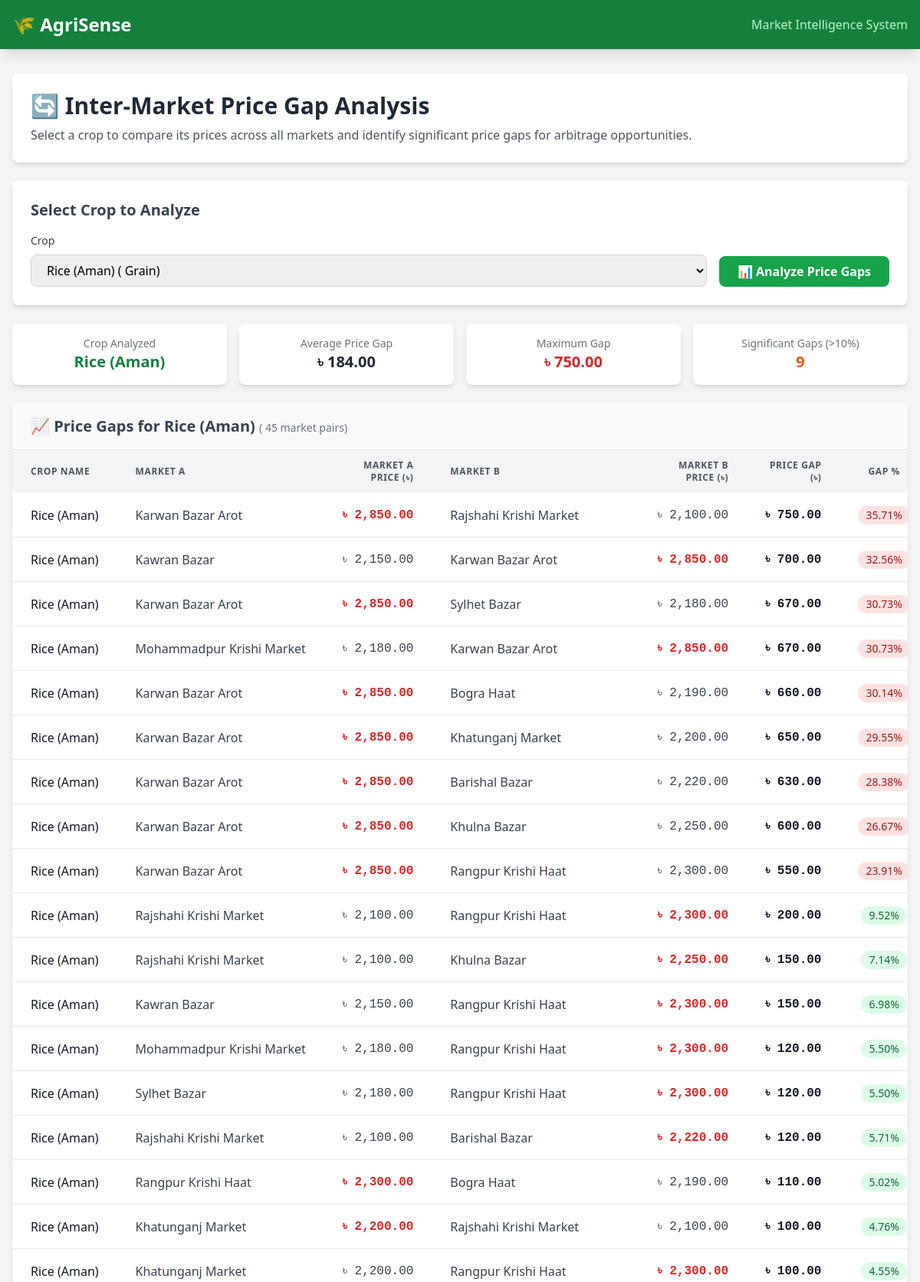
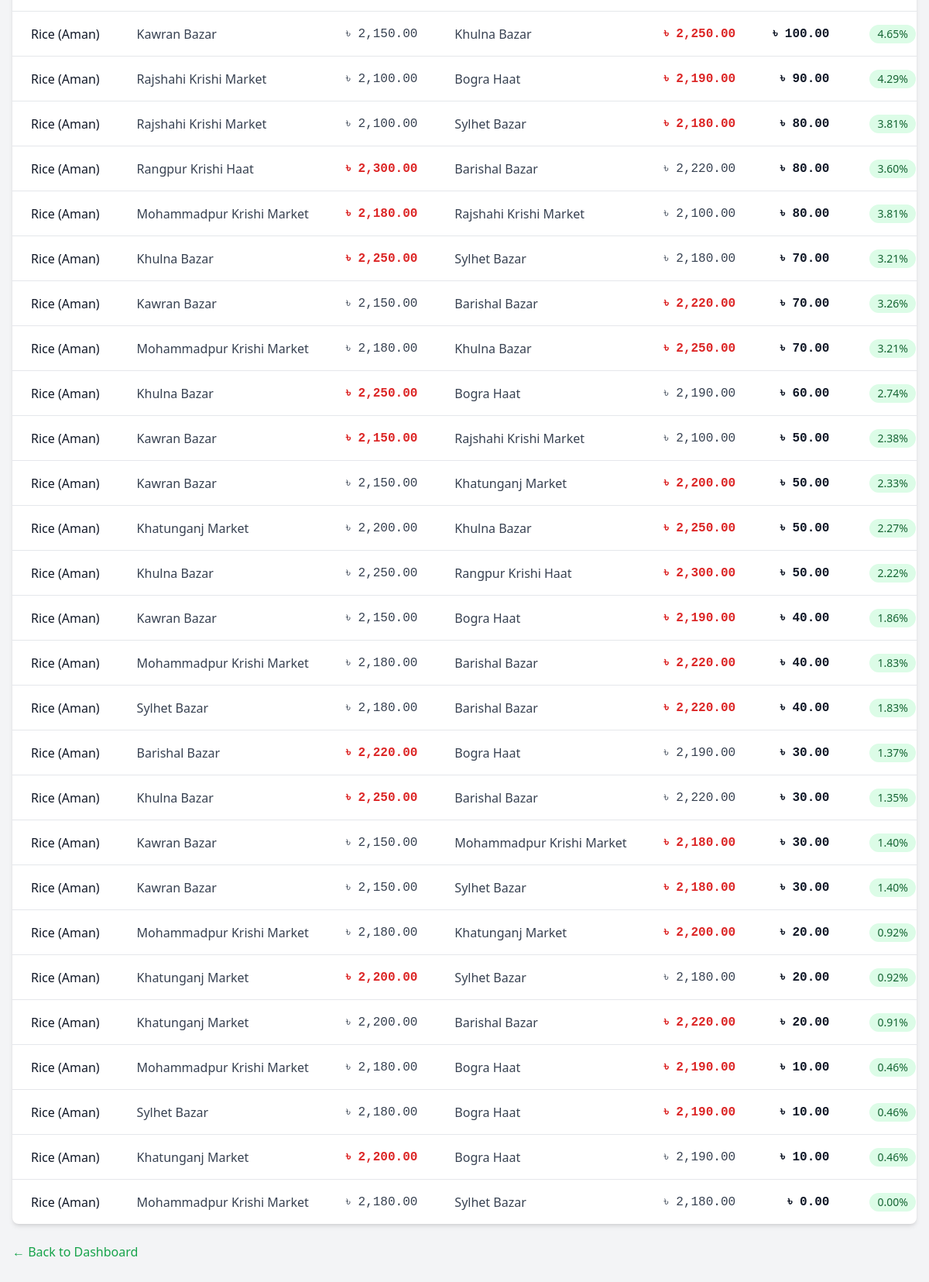
Page /pages/market_price_gap.php?crop_id=1 (signed in) on the committed database (2 pictures, top to bottom).
### tables this page shows
CREATE TABLE IF NOT EXISTS crops (
    crop_id INT PRIMARY KEY AUTO_INCREMENT,
    crop_name VARCHAR(100) NOT NULL,
    category ENUM('grain', 'vegetable', 'fruit', 'pulse', 'oilseed', 'spice') NOT NULL,
    unit VARCHAR(20) DEFAULT 'kg',
    created_at TIMESTAMP DEFAULT CURRENT_TIMESTAMP
);

CREATE TABLE IF NOT EXISTS market_prices (
    price_id INT PRIMARY KEY AUTO_INCREMENT,
    crop_id INT NOT NULL,
    market_id INT NOT NULL,
    current_price DECIMAL(10,2) NOT NULL,
    min_price DECIMAL(10,2),
    max_price DECIMAL(10,2),
    price_date DATE NOT NULL,
    updated_at TIMESTAMP DEFAULT CURRENT_TIMESTAMP,
    FOREIGN KEY (crop_id) REFERENCES crops(crop_id),
    FOREIGN KEY (market_id) REFERENCES markets(market_id)
);

CREATE TABLE IF NOT EXISTS markets (
    market_id INT PRIMARY KEY AUTO_INCREMENT,
    market_name VARCHAR(150) NOT NULL,
    region_id INT NOT NULL,
    location VARCHAR(200),
    market_type ENUM('wholesale', 'retail', 'both') DEFAULT 'wholesale',
    created_at TIMESTAMP DEFAULT CURRENT_TIMESTAMP,
    FOREIGN KEY (region_id) REFERENCES regions(region_id)
);

### db/connection.php (called while the page is built, shortened)
<?php
function getConnection() {
    try {
        $dsn = "mysql:host=" . DB_HOST . ";dbname=" . DB_NAME . ";charset=utf8mb4";
        $options = [
            PDO::ATTR_ERRMODE            => PDO::ERRMODE_EXCEPTION,
            PDO::ATTR_DEFAULT_FETCH_MODE => PDO::FETCH_ASSOC,
            PDO::ATTR_EMULATE_PREPARES   => false,
        ];
        $pdo = new PDO($dsn, DB_USER, DB_PASS, $options);
        return $pdo;
    } catch (PDOException $e) {
        error_log("Database Connection Error: " . $e->getMessage());
        return null;
    }
}
function executeQuery($sql, $params = []) {
    $pdo = getConnection();
    try {
        $stmt = $pdo->prepare($sql);
        $stmt->execute($params);
        return $stmt->fetchAll();
    } catch (PDOException $e) {
        error_log("Query Error: " . $e->getMessage());
        return false;
    }
}
function getAllCrops() {
    $sql = "SELECT crop_id, crop_name, category FROM crops ORDER BY crop_name";
    return executeQuery($sql);
}
?>

### pages/market_price_gap.php (the view, shortened to what this page needs)
<?php
require_once __DIR__ . '/../db/connection.php';
$results = [];
$selectedCrop = null;
$cropName = '';
$crops = getAllCrops();
if ($_SERVER['REQUEST_METHOD'] === 'POST' || isset($_GET['crop_id'])) {
    $selectedCrop = isset($_POST['crop_id']) ? (int) $_POST['crop_id'] :
        (isset($_GET['crop_id']) ? (int) $_GET['crop_id'] : null);
    if ($selectedCrop) {
        $sql = "
            SELECT
                c.crop_name,
                ma.market_name AS market_a_name,
                mp_a.current_price AS market_a_price,
                mb.market_name AS market_b_name,
                mp_b.current_price AS market_b_price,
                ABS(mp_a.current_price - mp_b.current_price) AS price_gap,
                ROUND(
                    (ABS(mp_a.current_price - mp_b.current_price) /
                     LEAST(mp_a.current_price, mp_b.current_price)) * 100,
                    2
                ) AS gap_percentage,
                CASE
                    WHEN mp_a.current_price > mp_b.current_price THEN 'Market A Higher'
                    WHEN mp_a.current_price < mp_b.current_price THEN 'Market B Higher'
                    ELSE 'Equal'
                END AS price_comparison
            FROM
                market_prices mp_a
                JOIN market_prices mp_b
                    ON mp_a.crop_id = mp_b.crop_id
                    AND mp_a.market_id < mp_b.market_id
                JOIN crops c ON mp_a.crop_id = c.crop_id
                JOIN markets ma ON mp_a.market_id = ma.market_id
                JOIN markets mb ON mp_b.market_id = mb.market_id
            WHERE
                mp_a.crop_id = :crop_id
            ORDER BY
                ABS(mp_a.current_price - mp_b.current_price) DESC
        ";
        $pdo = getConnection();
        if ($pdo) {
            try {
                $stmt = $pdo->prepare($sql);
                $stmt->execute(['crop_id' => $selectedCrop]);
                $results = $stmt->fetchAll();
                $cropStmt = $pdo->prepare("SELECT crop_name FROM crops WHERE crop_id = :crop_id");
                $cropStmt->execute(['crop_id' => $selectedCrop]);
                $cropData = $cropStmt->fetch();
                $cropName = $cropData ? $cropData['crop_name'] : '';
            } catch (PDOException $e) {
                $error = "Query Error: " . $e->getMessage();
            }
        } else {
            $error = "Database connection failed. Please check your configuration.";
        }
    } else {
        $error = "Please select a crop to analyze.";
    }
}
?>
<!DOCTYPE html>
<html lang="en">
<head>
    <script src="https://cdn.tailwindcss.com"></script>
</head>
<body class="bg-gray-100 min-h-screen">
    <nav class="bg-green-700 text-white shadow-lg">
        <div class="max-w-7xl mx-auto px-4 py-4">
            <div class="flex justify-between items-center">
                <a href="../index.php" class="text-2xl font-bold">🌾 AgriSense</a>
                <span class="text-green-200">Market Intelligence System</span>
            </div>
        </div>
    </nav>
    <main class="max-w-7xl mx-auto px-4 py-8">
        <div class="bg-white rounded-lg shadow-md p-6 mb-6">
            <h1 class="text-3xl font-bold text-gray-800 mb-2">🔄 Inter-Market Price Gap Analysis</h1>
            <p class="text-gray-600">
                Select a crop to compare its prices across all markets and identify
                significant price gaps for arbitrage opportunities.
            </p>
        </div>
        <div class="bg-white rounded-lg shadow-md p-6 mb-6">
            <h2 class="text-xl font-semibold text-gray-700 mb-4">Select Crop to Analyze</h2>
            <form method="POST" class="flex flex-wrap items-end gap-4">
                <div class="flex-1 min-w-[250px]">
                    <label for="crop_id" class="block text-sm font-medium text-gray-700 mb-2">
                        Crop
                    </label>
                    <select id="crop_id" name="crop_id" required
                        class="w-full px-4 py-2 border border-gray-300 rounded-lg focus:ring-2 focus:ring-green-500 focus:border-transparent">
                        <?php foreach ($crops as $crop): ?>
                            <option value="<?= $crop['crop_id'] ?>" <?= $selectedCrop == $crop['crop_id'] ? 'selected' : '' ?>>
                                <?= htmlspecialchars($crop['crop_name']) ?> (
                            </option>
                        <?php endforeach; ?>
                    </select>
                </div>
                <button type="submit"
                    class="px-6 py-2 bg-green-600 text-white font-semibold rounded-lg hover:bg-green-700 transition-colors">
                    📊 Analyze Price Gaps
                </button>
            </form>
        </div>
        <?php if (!empty($results)): ?>
            <?php
            $gaps = array_column($results, 'price_gap');
            $percentages = array_column($results, 'gap_percentage');
            $avgGap = count($gaps) > 0 ? array_sum($gaps) / count($gaps) : 0;
            $maxGap = count($gaps) > 0 ? max($gaps) : 0;
            $significantGaps = count(array_filter($percentages, fn($p) => $p > 10));
            ?>
            <div class="grid grid-cols-1 md:grid-cols-4 gap-4 mb-6">
                <div class="bg-white rounded-lg shadow-md p-4 text-center">
                    <p class="text-sm text-gray-500">Crop Analyzed</p>
                    <p class="text-xl font-bold text-green-700">
                        <?= htmlspecialchars($cropName) ?>
                    </p>
                </div>
                <div class="bg-white rounded-lg shadow-md p-4 text-center">
                    <p class="text-sm text-gray-500">Average Price Gap</p>
                    <p class="text-xl font-bold text-gray-800">৳
                        <?= number_format($avgGap, 2) ?>
                    </p>
                </div>
                <div class="bg-white rounded-lg shadow-md p-4 text-center">
                    <p class="text-sm text-gray-500">Maximum Gap</p>
                    <p class="text-xl font-bold text-red-600">৳
                        <?= number_format($maxGap, 2) ?>
                    </p>
                </div>
                <div class="bg-white rounded-lg shadow-md p-4 text-center">
                    <p class="text-sm text-gray-500">Significant Gaps (&gt;10%)</p>
                    <p class="text-xl font-bold text-orange-600">
                        <?= $significantGaps ?>
                    </p>
                </div>
            </div>
            <div class="bg-white rounded-lg shadow-md overflow-hidden">
                <div class="px-6 py-4 bg-gray-50 border-b">
                    <h2 class="text-xl font-semibold text-gray-700">
                        📈 Price Gaps for
                        <?= htmlspecialchars($cropName) ?>
                        <span class="text-sm font-normal text-gray-500">
                            (
                            <?= count($results) ?> market pairs)
                        </span>
                    </h2>
                </div>
                <div class="overflow-x-auto">
                    <table class="w-full">
                        <thead class="bg-gray-100">
                            <tr>
                                <th
                                    class="px-6 py-3 text-left text-xs font-semibold text-gray-600 uppercase tracking-wider">
                                    Crop Name
                                </th>
                                <th
                                    class="px-6 py-3 text-left text-xs font-semibold text-gray-600 uppercase tracking-wider">
                                    Market A
                                </th>
                                <th
                                    class="px-6 py-3 text-right text-xs font-semibold text-gray-600 uppercase tracking-wider">
                                    Market A Price (৳)
                                </th>
                                <th
                                    class="px-6 py-3 text-left text-xs font-semibold text-gray-600 uppercase tracking-wider">
                                    Market B
                                </th>
                                <th
                                    class="px-6 py-3 text-right text-xs font-semibold text-gray-600 uppercase tracking-wider">
                                    Market B Price (৳)
                                </th>
                                <th
                                    class="px-6 py-3 text-right text-xs font-semibold text-gray-600 uppercase tracking-wider">
                                    Price Gap (৳)
                                </th>
                                <th
                                    class="px-6 py-3 text-center text-xs font-semibold text-gray-600 uppercase tracking-wider">
                                    Gap %
                                </th>
                            </tr>
                        </thead>
                        <tbody class="divide-y divide-gray-200">
                            <?php foreach ($results as $row): ?>
                                <tr class="hover:bg-gray-50">
                                    <td class="px-6 py-4 whitespace-nowrap">
                                        <span class="font-medium text-gray-900">
                                            <?= htmlspecialchars($row['crop_name']) ?>
                                        </span>
                                    </td>
                                    <td class="px-6 py-4 whitespace-nowrap text-gray-700">
                                        <?= htmlspecialchars($row['market_a_name']) ?>
                                    </td>
                                    <td
                                        class="px-6 py-4 whitespace-nowrap text-right font-mono <?= $row['price_comparison'] === 'Market A Higher' ? 'text-red-600 font-semibold' : 'text-gray-700' ?>">
                                        ৳
                                        <?= number_format($row['market_a_price'], 2) ?>
                                    </td>
                                    <td class="px-6 py-4 whitespace-nowrap text-gray-700">
                                        <?= htmlspecialchars($row['market_b_name']) ?>
                                    </td>
                                    <td
                                        class="px-6 py-4 whitespace-nowrap text-right font-mono <?= $row['price_comparison'] === 'Market B Higher' ? 'text-red-600 font-semibold' : 'text-gray-700' ?>">
                                        ৳
                                        <?= number_format($row['market_b_price'], 2) ?>
                                    </td>
                                    <td class="px-6 py-4 whitespace-nowrap text-right font-mono text-gray-900 font-semibold">
                                        ৳
                                        <?= number_format($row['price_gap'], 2) ?>
                                    </td>
                                    <td class="px-6 py-4 whitespace-nowrap text-center">
                                        <?php
                                        $gap = $row['gap_percentage'];
                                        $badgeClass = $gap > 20 ? 'bg-red-100 text-red-800' :
                                            ($gap > 10 ? 'bg-yellow-100 text-yellow-800' : 'bg-green-100 text-green-800');
                                        ?>
                                        <span
                                            class="inline-flex items-center px-2.5 py-0.5 rounded-full text-sm font-medium <?= $badgeClass ?>">
                                            <?= $gap ?>%
                                        </span>
                                    </td>
                                </tr>
                            <?php endforeach; ?>
                        </tbody>
                    </table>
                </div>
            </div>
        <?php endif; ?>
        <div class="mt-6">
            <a href="../index.php" class="inline-flex items-center text-green-600 hover:text-green-800">
                ← Back to Dashboard
            </a>
        </div>
    </main>
</body>
</html>

### rows in the picture
crops: crop_name "Rice (Aman)"
market_prices: crop.crop_name "Rice (Aman)", market.market_name "Karwan Bazar Arot", current_price "2,850.00", markets.market_name "Rajshahi Krishi Market", market_prices.current_price "2,100.00", price_gap "750.00", gap "35.71", markets.market_name "Sylhet Bazar", market_prices.current_price "2,180.00", price_gap "670.00", gap "30.73", markets.market_name "Bogra Haat", market_prices.current_price "2,190.00", price_gap "660.00", gap "30.14", markets.market_name "Khatunganj Market", market_prices.current_price "2,200.00", price_gap "650.00", gap "29.55", markets.market_name "Barishal Bazar", market_prices.current_price "2,220.00", price_gap "630.00", gap "28.38", markets.market_name "Khulna Bazar", market_prices.current_price "2,250.00", price_gap "600.00", gap "26.67", markets.market_name "Rangpur Krishi Haat", market_prices.current_price "2,300.00", price_gap "550.00", gap "23.91"
market_prices: crop.crop_name "Rice (Aman)", market.market_name "Kawran Bazar", current_price "2,150.00", markets.market_name "Karwan Bazar Arot", market_prices.current_price "2,850.00", price_gap "700.00", gap "32.56", markets.market_name "Rangpur Krishi Haat", market_prices.current_price "2,300.00", price_gap "150.00", gap "6.98", markets.market_name "Khulna Bazar", market_prices.current_price "2,250.00", price_gap "100.00", gap "4.65", markets.market_name "Barishal Bazar", market_prices.current_price "2,220.00", price_gap "70.00", gap "3.26", markets.market_name "Rajshahi Krishi Market", market_prices.current_price "2,100.00", price_gap "50.00", gap "2.38", markets.market_name "Khatunganj Market", market_prices.current_price "2,200.00", gap "2.33", markets.market_name "Bogra Haat", market_prices.current_price "2,190.00", price_gap "40.00", gap "1.86", markets.market_name "Mohammadpur Krishi Market", market_prices.current_price "2,180.00", price_gap "30.00", gap "1.40", markets.market_name "Sylhet Bazar"
market_prices: crop.crop_name "Rice (Aman)", market.market_name "Mohammadpur Krishi Market", current_price "2,180.00", markets.market_name "Karwan Bazar Arot", market_prices.current_price "2,850.00", price_gap "670.00", gap "30.73", markets.market_name "Rangpur Krishi Haat", market_prices.current_price "2,300.00", price_gap "120.00", gap "5.50", markets.market_name "Rajshahi Krishi Market", market_prices.current_price "2,100.00", price_gap "80.00", gap "3.81", markets.market_name "Khulna Bazar", market_prices.current_price "2,250.00", price_gap "70.00", gap "3.21", markets.market_name "Barishal Bazar", market_prices.current_price "2,220.00", price_gap "40.00", gap "1.83", markets.market_name "Khatunganj Market", market_prices.current_price "2,200.00", price_gap "20.00", gap "0.92", markets.market_name "Bogra Haat", market_prices.current_price "2,190.00", price_gap "10.00", gap "0.46", markets.market_name "Sylhet Bazar", market_prices.current_price "2,180.00", price_gap "0.00", gap "0.00"
market_prices: crop.crop_name "Rice (Aman)", market.market_name "Rajshahi Krishi Market", current_price "2,100.00", markets.market_name "Rangpur Krishi Haat", market_prices.current_price "2,300.00", price_gap "200.00", gap "9.52", markets.market_name "Khulna Bazar", market_prices.current_price "2,250.00", price_gap "150.00", gap "7.14", markets.market_name "Barishal Bazar", market_prices.current_price "2,220.00", price_gap "120.00", gap "5.71", markets.market_name "Bogra Haat", market_prices.current_price "2,190.00", price_gap "90.00", gap "4.29", markets.market_name "Sylhet Bazar", market_prices.current_price "2,180.00", price_gap "80.00", gap "3.81"
market_prices: crop.crop_name "Rice (Aman)", market.market_name "Sylhet Bazar", current_price "2,180.00", markets.market_name "Rangpur Krishi Haat", market_prices.current_price "2,300.00", price_gap "120.00", gap "5.50", markets.market_name "Barishal Bazar", market_prices.current_price "2,220.00", price_gap "40.00", gap "1.83", markets.market_name "Bogra Haat", market_prices.current_price "2,190.00", price_gap "10.00", gap "0.46"
market_prices: crop.crop_name "Rice (Aman)", market.market_name "Rangpur Krishi Haat", current_price "2,300.00", markets.market_name "Bogra Haat", market_prices.current_price "2,190.00", price_gap "110.00", gap "5.02", markets.market_name "Barishal Bazar", market_prices.current_price "2,220.00", price_gap "80.00", gap "3.60"
market_prices: crop.crop_name "Rice (Aman)", market.market_name "Khatunganj Market", current_price "2,200.00", markets.market_name "Rajshahi Krishi Market", market_prices.current_price "2,100.00", price_gap "100.00", gap "4.76", markets.market_name "Rangpur Krishi Haat", market_prices.current_price "2,300.00", gap "4.55", markets.market_name "Khulna Bazar", market_prices.current_price "2,250.00", price_gap "50.00", gap "2.27", markets.market_name "Sylhet Bazar", market_prices.current_price "2,180.00", price_gap "20.00", gap "0.92", markets.market_name "Barishal Bazar", market_prices.current_price "2,220.00", gap "0.91", markets.market_name "Bogra Haat", market_prices.current_price "2,190.00", price_gap "10.00", gap "0.46"
market_prices: crop.crop_name "Rice (Aman)", market.market_name "Khulna Bazar", current_price "2,250.00", markets.market_name "Sylhet Bazar", market_prices.current_price "2,180.00", price_gap "70.00", gap "3.21", markets.market_name "Bogra Haat", market_prices.current_price "2,190.00", price_gap "60.00", gap "2.74", markets.market_name "Rangpur Krishi Haat", market_prices.current_price "2,300.00", price_gap "50.00", gap "2.22", markets.market_name "Barishal Bazar", market_prices.current_price "2,220.00", price_gap "30.00", gap "1.35"
market_prices: crop.crop_name "Rice (Aman)", market.market_name "Barishal Bazar", current_price "2,220.00", markets.market_name "Bogra Haat", market_prices.current_price "2,190.00", price_gap "30.00", gap "1.37"

### other values in the picture
$avgGap "184.00"
$maxGap "750.00"
$significantGaps "9"
count($results) "45"
form field crop_id "Rice (Aman) ( Grain)"
